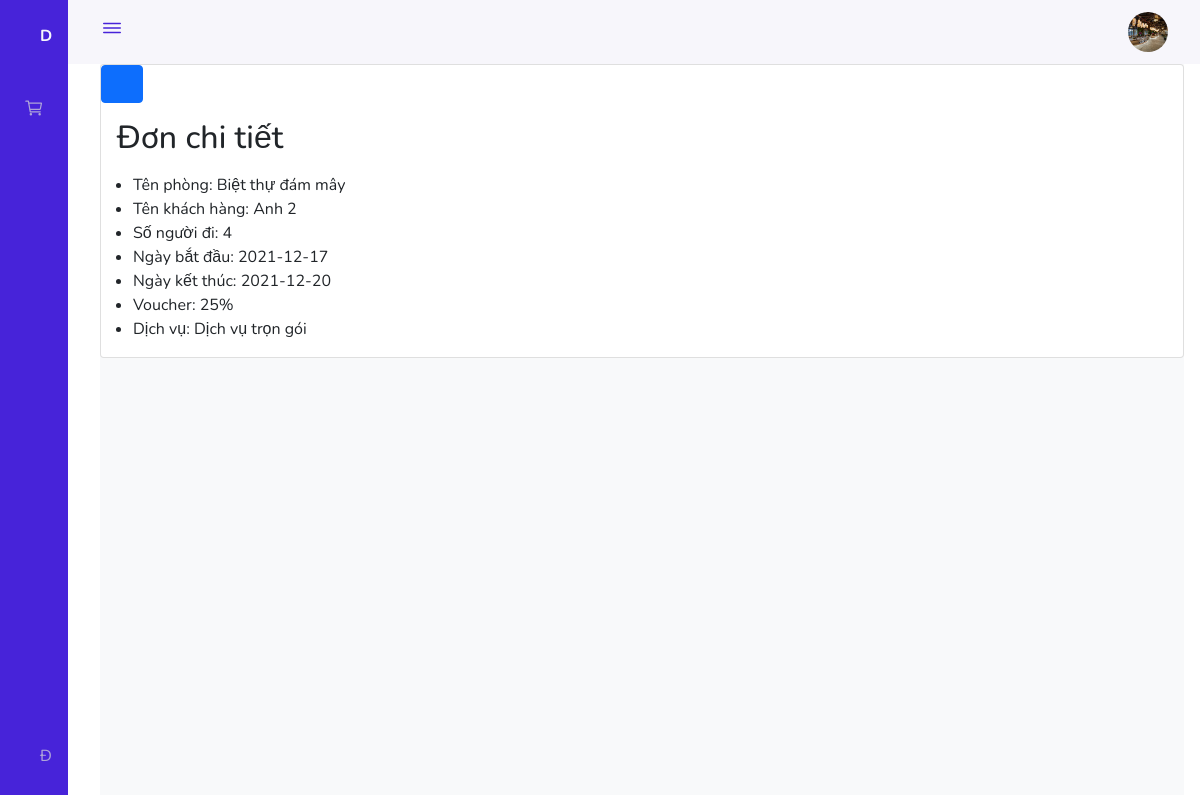
The page /Admin/Reserver_employee/index.php?details=178 (signed in) on the database its author committed.
### tables this page shows
CREATE TABLE `reserver` (
  `id_reserver` int(11) NOT NULL,
  `id_customers` int(11) NOT NULL,
  `start_date` date NOT NULL,
  `end_date` date NOT NULL,
  `status` varchar(3000) NOT NULL DEFAULT 'Chờ xác nhận',
  `id_voucher` int(11) DEFAULT NULL,
  `number_people` int(11) NOT NULL
);

CREATE TABLE `villa` (
  `id_villa` int(11) NOT NULL,
  `name` varchar(255) NOT NULL,
  `images` varchar(255) NOT NULL,
  `villa_category_id` int(11) NOT NULL,
  `price` int(10) NOT NULL,
  `desciption` varchar(255) NOT NULL,
  `quantity` int(11) NOT NULL,
  `area` int(11) NOT NULL,
  `view` varchar(255) NOT NULL,
  `price_sale` int(11) NOT NULL DEFAULT 0,
  `bedrooms` int(11) NOT NULL DEFAULT 1,
  `status` int(11) NOT NULL DEFAULT 1,
  `img1` varchar(255) NOT NULL,
  `img2` varchar(255) NOT NULL,
  `img3` varchar(255) NOT NULL
);

CREATE TABLE `customers` (
  `id_customers` int(11) NOT NULL,
  `email` varchar(255) NOT NULL,
  `pass` varchar(255) NOT NULL,
  `sdt` int(10) NOT NULL,
  `full_name` varchar(255) NOT NULL,
  `img` varchar(255) NOT NULL,
  `address` varchar(255) NOT NULL,
  `status` int(11) NOT NULL DEFAULT 1
);

CREATE TABLE `voucher` (
  `id_voucher` int(11) NOT NULL,
  `title` varchar(255) NOT NULL,
  `description` varchar(1000) NOT NULL,
  `sales` varchar(255) NOT NULL,
  `discount` varchar(255) NOT NULL,
  `img` varchar(255) NOT NULL,
  `status` int(11) NOT NULL DEFAULT 0
);

CREATE TABLE `villa_service` (
  `id_villa_sv` int(11) NOT NULL,
  `name` varchar(255) NOT NULL,
  `price` int(10) NOT NULL,
  `img` varchar(255) NOT NULL,
  `status` int(11) NOT NULL DEFAULT 1
);

### Admin/Reserver_employee/index.php (called while the page is built, shortened)
<?php
require_once '../../global.php';
require_once '../../Dao/Pdo.php';
require_once '../../Dao/Reserve.php';
extract($_REQUEST);
if (exist_params('btn_insert')) {
    $start_date = $_POST["start_date"];
    $end_date = $_POST["end_date"];
    if (isset($_POST["id_voucher"]) && !empty($_POST["id_voucher"])) {
        $data = [
            "id_customers" => $_POST["id_customers"],
            "start_date" => $start_date,
            "end_date" => $end_date,
            "status" => 'Chờ xác nhận',
            "id_voucher" => $_POST["id_voucher"],
            "number_people" => $_POST['quantity']
        ];
        if (insert_reserve($data) == true) {
            $id_reserver = select_one_reserve();
            foreach ($_SESSION['cart'] as $key => $value) {
                if (isset($_SESSION['cart_option']) || !empty($_SESSION['cart_option'])) {
                    foreach ($_SESSION['cart_option'] as $key => $value_option) {
                        insert_id_villa_reserve(intval($id_reserver['id_reserver']), intval($value['id_villa']), intval($value_option['id']));
                    }
                } else {
                    insert_id_villa_not_service_reserve(intval($id_reserver['id_reserver']), intval($value['id_villa']));
                }
            }
            $_SESSION['message'] = "Đặt thành công!";
            unset($_SESSION['cart']);
            unset($_SESSION['cart_option']);
            unset($_SESSION['voucher']);
            unset($_SESSION['voucher_sales']);
            header('location: ' . $LAYOUT_URL . '/login.php');
            die;
        }
    } else {
        $data = [
            "id_customers" => $_POST["id_customers"],
            "start_date" => $start_date,
            "end_date" => $end_date,
            "status" => 'Chờ xác nhận',
            "number_people" => $_POST['quantity']
        ];
        if (insert_not_voucher_reserve($data) == true) {
            $id_reserver = select_one_reserve();
            foreach ($_SESSION['cart'] as $key => $value) {
                if (isset($_SESSION['cart_option']) || !empty($_SESSION['cart_option'])) {
                    foreach ($_SESSION['cart_option'] as $key => $value_option) {
                        insert_id_villa_reserve(intval($id_reserver['id_reserver']), intval($value['id_villa']), intval($value_option['id']));
                    }
                } else {
                    insert_id_villa_not_service_reserve(intval($id_reserver['id_reserver']), intval($value['id_villa']));
                }
            }
            $_SESSION['message'] = "Đặt thành công!";
            unset($_SESSION['cart']);
            unset($_SESSION['cart_option']);
            unset($_SESSION['voucher']);
            unset($_SESSION['voucher_sales']);
            header('location: ' . $LAYOUT_URL . '/login.php');
            die;
        }
    }
} elseif (exist_params('confirmed')) {
    $data = select_all_reserver_where("Đặt thành công");
    $VIEW_NAME = 'confirmed.php';
} elseif (exist_params('active')) {
    $data = select_all_reserver_where("Đang hoạt động");
    $VIEW_NAME = 'active.php';
} elseif (exist_params('cancel')) {
    $data = select_all_reserver_where("Hủy");
    $VIEW_NAME = 'cancel.php';
} elseif (exist_params('completed')) {
    $data = select_all_reserver_where("Hoàn thành");
    $VIEW_NAME = 'completed.php';
} elseif (exist_params('details')) {
    $id = $_GET['details'];
    $data = select_one_villa_reserver($id);
} else {
    $data = select_all_reserver_where("Chờ xác nhận");
    $VIEW_NAME = 'list.php';
}
require_once '../employee_layout.php';

### Dao/Pdo.php (called while the page is built, shortened)
<?php
function pdo_get_connection()
{
    $dburl = "mysql:host=localhost;dbname=villa_flamingo";
    $username = "root";
    $password = "";
    $conn = new PDO($dburl, $username, $password);
    $conn->setAttribute(PDO::ATTR_ERRMODE, PDO::ERRMODE_EXCEPTION);
    return $conn;
}
function pdo_query($sql)
{
    try {
        $conn = pdo_get_connection();
        $stmt = $conn->prepare($sql);
        $stmt->execute();
        $rows = $stmt->fetchAll();
        return $rows;
    } catch (PDOException $e) {
        echo "lỗi: ";
        $e->getMessage();
    } finally {
        unset($conn);
    }
}

### Dao/Reserve.php (called while the page is built, shortened)
<?php
function select_one_villa_reserver($id)
{
    $sql = "SELECT sales, reserver.number_people  as number_people, villa_service.name as name_service , id_reserver, villa.price as price, villa.name as name_villa, customers.full_name as cus_name, customers.sdt as cus_sdt, reserver.start_date as start_date, reserver.end_date as end_date, reserver.status as status,villa.name as name_villa  FROM  `reserver` JOIN `voucher` ON voucher.id_voucher = reserver.id_voucher  JOIN `reserver_details` ON reserver_details.reserve_id = reserver.id_reserver JOIN `villa_service` ON reserver_details.service_id =  villa_service.id_villa_sv JOIN `villa` ON villa.id_villa = reserver_details.villa_id JOIN `customers` on customers.id_customers = reserver.id_customers WHERE reserver.id_reserver = $id";
    return pdo_query($sql);
}

### Admin/Reserver_employee/details.php (the view)
<div class="box">
    <a onclick="come_back(this)" class="btn btn-primary fas fa-long-arrow-alt-left"></a>
</div>
<h2 class="m-3">Đơn chi tiết</h2>
<?php
foreach ($data as $item) {
?>
    <ul>
        <li>Tên phòng: <?= $item['name_villa'] ?></li>
        <li>Tên khách hàng: <?= $item['cus_name'] ?></li>
        <li>Số người đi: <?= $item['number_people'] ?></li>
        <li>Ngày bắt đầu: <?= $item['start_date'] ?></li>
        <li>Ngày kết thúc: <?= $item['end_date'] ?></li>
        <li>Voucher: <?= $item['sales'] ?>%</li>
        <li>Dịch vụ: <?= $item['name_service'] ?></li>
    </ul>
<?php
} ?>

### Content/CSS/admins.css (style rules this page uses)
:root { --header-height: 3rem; --nav-width: 68px; --first-color: #4723D9; --first-color-light: #AFA5D9; --white-color: #F7F6FB; --body-font: 'Nunito', sans-serif; --normal-font-size: 1rem; --z-fixed: 100 }
body { position: relative; margin: var(--header-height) 0 0 0; padding: 0 1rem; font-family: var(--body-font); font-size: var(--normal-font-size); transition: .5s }
a { text-decoration: none }
@media screen and (min-width: 768px) { body { margin: calc(var(--header-height) + 1rem) 0 0 0; padding-left: calc(var(--nav-width) + 2rem) } }

### rows shown on the page
reserver: villa.name "Biệt thự đám mây", id_customers.full_name "Anh 2", number_people "4", start_date "2021-12-17", end_date "2021-12-20", id_voucher.sales "25", villa_service.name "Dịch vụ trọn gói"
